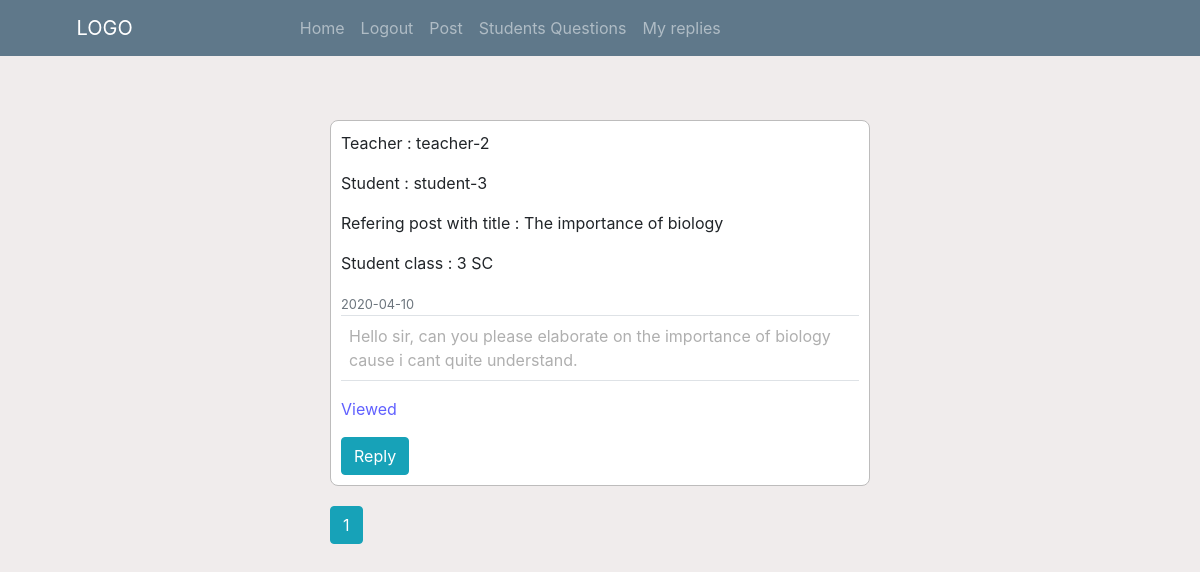
The page /teacher_questions_view (signed in) on the database its author committed.
### application/models.py (models this page shows)
class StudentsQuestions(db.Model):
    id = db.Column(db.Integer, primary_key = True)
    title = db.Column(db.String(20), nullable = False)
    content = db.Column(db.Text, nullable = False)
    target = db.Column(db.String(100), nullable = False)
    student = db.Column(db.String(100), nullable = False)
    Class = db.Column(db.String(20), nullable = False)
    date_uploaded = db.Column(db.DateTime, nullable= False, default=datetime.utcnow)
    viewed_count = db.Column(db.Integer, nullable = False, default = 0)

### application/routes.py (the view)
@app.route("/teacher_questions_view")
@login_required
def teacher_questions_view():
    page = request.args.get('page', 1, type=int)
    posts = StudentsQuestions.query.filter_by(target = current_user.username)
    view_status(posts)
    posts = posts.order_by(StudentsQuestions.date_uploaded.desc()).paginate(per_page=2, page=page)
    return render_template("teachers_view_questions.html",posts = posts, db = db)

### application/models.py (called while the page is built)
@login_manager.user_loader
def load_user(user_id):
    return Users.query.get(int(user_id))

### application/routes.py (called while the page is built)
def view_status(posts):
    for post in posts:
        post.viewed_count = post.viewed_count + 1
        db.session.commit()

### application/templates/teachers_view_questions.html
{% extends "layout.html" %}
{% block content %}
    {% for post in posts.items %}
                <article class="media content-section">
                    <div class="media-body">
                        <div class="article-metadata">
                            <p class="mr-2 article-small-headers">Teacher : {{ post.target }}</p>
                            <p class="mr-2 article-small-headers">Student : {{ post.student }}</p>
                            {% if post.title %}
                                <p class="mr-2 article-small-headers">Refering post with title : {{ post.title }}</p>
                            {% endif %}
                            {% if current_user.is_teacher %}
                                <p class="mr-2 article-small-headers">Student class : {{ post.Class }}</p>
                            {% endif %}
                            <small class="text-muted">{{ post.date_uploaded.strftime('%Y-%m-%d') }}</small>
                        </div>
                        {% if post.viewed_count > 1 %}
                            <p class="artcle-content border-top border-bottom p-2 post-viewed">{{ post.content }}</p>
                            <p class="post-viewed-indicator">Viewed</p>
                        {% else %}
                            <p class="artcle-content border-top border-bottom p-2">{{ post.content }}</p>
                        {% endif %}
                        {% if current_user.is_teacher == True %}
                            <a href="{{ url_for('teacher_reply', post_id = post.id) }}" class="btn btn-info mr-4">Reply</a>
                        {% endif %}
                    </div>
                </article>
    {% endfor %}
    {% for page_num in posts.iter_pages(left_edge=1, right_edge=1, left_current=2, right_current=2) %}
    {% if page_num %}
        {% if posts.page == page_num %}
            <a class="btn btn-info" href="{{ url_for('teacher_questions_view', page = page_num) }}">{{ page_num }}</a>
        {% else %}
                <a class="btn btn-outline-info" href="{{ url_for('teacher_questions_view', page = page_num) }}">{{ page_num }}</a>
        {% endif %}
    {% else %}
            ...
    {% endif %}
{% endfor %}
{% endblock %}

### application/templates/layout.html (shortened to what this page needs)
<!DOCTYPE html>
<HTML>
    <head>
        <link rel="stylesheet" href="https://maxcdn.bootstrapcdn.com/bootstrap/4.0.0/css/bootstrap.min.css">
        <link rel="stylesheet" href="{{ url_for('static', filename='bootstrap/css/bootstrap.min.css') }}" type="text/css">
        <link rel="stylesheet" href="{{ url_for('static', filename='main.css') }}" type="text/css">
    </head>
    <body>
        <div class="container">
            <div class="row">
                <div class="col-lg-3 col-md-2 col-sm-0 col-xs-0"></div>
                <div class="col-lg-6 col-md-8 col-sm-12 col-xs-12">
                        <header class="site-header mb-4">
                                  <nav class="navbar navbar-expand-md navbar-dark bg-steel fixed-top">
                                    <div class="container">
                                      <a class="navbar-brand mr-4" href="/">LOGO</a>
                                      <div class="collapse navbar-collapse" id="navbarToggle">
                                        <div class="navbar-nav">
                                        {% if current_user.is_authenticated and current_user.is_teacher == True %}
                                            <a class="nav-item nav-link" href="{{url_for('content_page')}}">Home</a>
                                            <a class="nav-item nav-link" href="{{url_for('logout')}}">Logout</a>
                                            <a class="nav-item nav-link" href="{{url_for('teacher_post')}}">Post</a>
                                            <a class="nav-item nav-link" href="{{url_for('teacher_questions_view')}}">Students Questions</a>
                                            <a class="nav-item nav-link" href="{{url_for('teachers_reply')}}">My replies</a>
                                        {% elif current_user.is_admin %}
                                            <a class="nav-item nav-link" href="{{url_for('logout')}}">Logout</a>
                                            <a class="nav-item nav-link" href="{{url_for('content_page')}}">Admin Page</a>
                                        {% else %}
                                            <a class="nav-item nav-link btn btn-info mr-3" href="{{url_for('login')}}">Login</a>
                                            <a class="nav-item nav-link btn btn-info mr-3" href="{{url_for('student_register')}}">Register</a>
                                        {% endif %}
                                        </div>
                                      </div>
                                    </div>
                                  </nav>
                            </header>
                            {% block content %}
                            {% endblock %}
                </div>
                <div class="col-lg-3 col-md-2 col-sm-0 col-xs-0"></div>
            </div>
        </div>
    </body>
</HTML>

### application/static/main.css (style rules this page uses)
body { background: #f0ecec; columns: #333333; margin-top:3rem; }
.bg-steel { background-color: #5f788a; }
.content-section { background: rgb(255, 255, 255); padding: 10px; border:1px solid #bdbcbc; border-radius: 8px; margin-bottom: 20px; margin-top:6vh; }
.article-small-headers { font-size: medium; }
.post-viewed { color: rgb(175, 175, 175); }
.post-viewed-indicator { color:rgb(96, 96, 255); }

### rows shown on the page
StudentsQuestions: target "teacher-2", student "student-3", title "The importance of biology", Class "3 SC", date_uploaded "2020-04-10", content "Hello sir, can you please elaborate on the importance of biology cause i cant quite understand."

### other values the page prints
{{ page_num }} "1"
